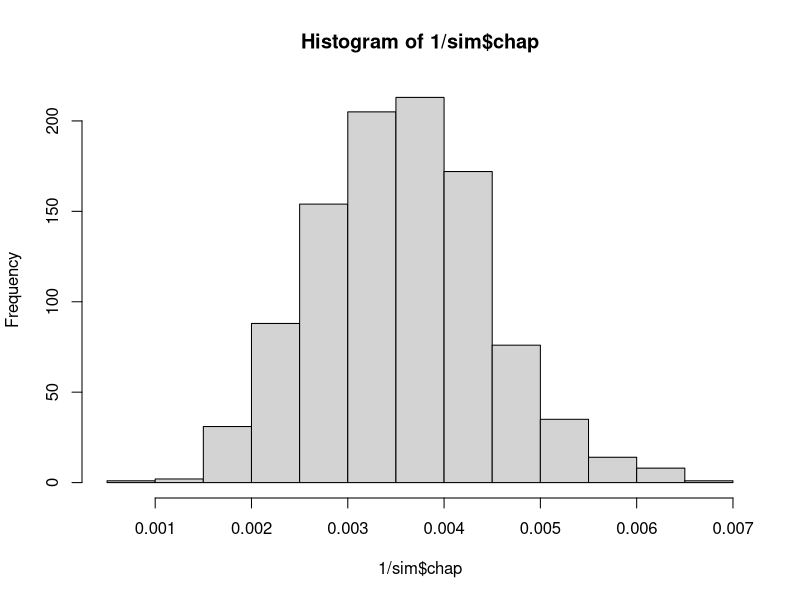
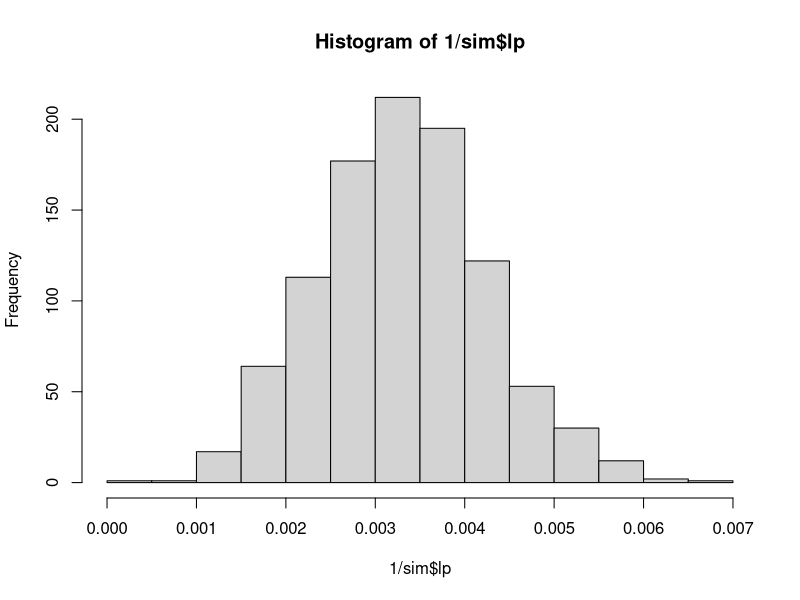

These figures' R source, in order:
# Mark Recapture Simulation 
# To look at the consequences of different types of bias during one or both capture events
# and coverage probability of different types of confidence intervals

library(tidyverse)


#==== Stage-1: Create fish population and mark them 

mark_fish <- function(N, bias = "random", bias_amt = c(.5,.2)){
  
  # if bias criteria is met, the fish is tagged with probability bias[1], else prob is bias[2]
  # N is size of the entire fish population
  # Lengths are skewed
  
  # initialize population: locations and lengths

  x <- runif(n=N, min = 0, max = 1)
  y <- runif(n=N, min = 0, max = 1)
  lengths <- rgamma(n = N, shape = 5, scale = 50)
  
  
  # each row in fish_pop is a fish in the lake

  fish_pop <- data.frame(lengths, x, y)
  
  
  
  # potentially biased tagging stage
  # a tagged column will determine whether it was caught during initial tagging event
  
  # if all fish have equal probability of being captured
  if (bias == "random"){
  
    # size is the number of trials, so below is N iid bernoulli outcomes
    fish_pop$M <- rbinom(n = N, size = 1, p = bias_amt[2])
  
    
  # if which half of the lake the fish is in changes capture prob
  } else if (bias == "geo_bias") {
    
    num_true <- sum(fish_pop$y >= .5)
    num_false <- N-num_true
    
    fish_pop$M <- ifelse(test = fish_pop$y >= .5,
                              yes = rbinom(n = num_true, size = 1,p = bias_amt[1]),
                              no = rbinom(n = num_false, size = 1, p = bias_amt[2]))
    
  # if size influences capture prob
  } else if (bias == "size_bias"){
    
    num_true <- sum(fish_pop$length >= 375)
    num_false <- N-num_true
    
    fish_pop$M <- ifelse(test = fish_pop$length >= 375,
                              yes = rbinom(n = num_true, size = 1, p = bias_amt[1]),
                              no = rbinom(n = num_false ,size = 1, p = bias_amt[2]))
  }
  
  return(fish_pop)
  
  }



# ==== Stage 2: Recapture event 

recap_fish <- function(marked_pop, bias = "random", bias_amt = c(.5,.2)){
  
  N <- length(marked_pop$y)
  
  if (bias == "random"){
    
    marked_pop$C <- rbinom(n = N, size = 1, bias_amt[2])
    
    
  } else if (bias == "geo_bias") {
    
    # ============= make a function to wrap these three lines ===============
    num_true <- sum(marked_pop$y >= .5)
    num_false <- N-num_true
    
    marked_pop$C <- ifelse(test = marked_pop$y >= .5,
                               yes = rbinom(n = num_true, size = 1, p = bias_amt[1]),
                               no = rbinom(n = num_false, size = 1, p = bias_amt[2]))
    
    
  } else if (bias == "size_bias"){
    
    num_true <- sum(marked_pop$length >= 375)
    num_false <- N-num_true
    
    marked_pop$C <- ifelse(test = marked_pop$length >= 375,
                               yes = rbinom(n = num_true, size = 1, bias_amt[1]),
                               no = rbinom(n = num_false, size = 1, bias_amt[2]))
    
  }
  
  marked_pop$R <- ((marked_pop$M == 1) & (marked_pop$C == 1))
  return(marked_pop)
}
    
     
     

     
     
# left off: fringe cases for phat and m on pg 63 of seber
# employ different techniques depending on scenario and compare
    
run_sim <- function(num_sims = 1000,
                    pop_size_per_sim = 1000,
                    event1bias = "random",
                    event2bias = "random",
                    bias_amt1 = c(.5,.2),
                    bias_amt2 = c(.5,.2)){
  
  
  estimates <- data.frame(pop = rep(pop_size_per_sim, times = num_sims))
  i <- 1
  
  while (i <= num_sims){
    
  
    out <- mark_fish(pop_size_per_sim, bias = event1bias, bias_amt = bias_amt1) %>% recap_fish(bias = event2bias, bias_amt = bias_amt2)
    
    
    M <- sum(out$M)
    C <- sum(out$C)
    R <- sum(out$R)
    
    
    
    estimates$M[i] <- M
    estimates$C[i] <- C
    estimates$R[i] <- R
   
    lp <- (M*C)/R
    chap <- (M + 1)*(C + 1)/(R + 1)
    
    estimates$lp[i] <- lp
    estimates$chap[i] <- chap
     
    # varianceS rom Ricker 1975 pg 78

    estimates$var_lp[i] <- M^2*C*(C-R)/R^3
    estimates$inv_lp[i] <- 1/estimates$lp[i]
    estimates$var_inv_lp[i] <- (R*(C-R))/(M^2*C^3)
    
    estimates$z_lower[i] <- estimates$lp[i] - 1.96*sqrt(estimates$var_lp[i])
    estimates$z_upper[i] <- estimates$lp[i] + 1.96*sqrt(estimates$var_lp[i])
    
    estimates$inv_z_lower[i] <- 1/(estimates$inv_lp[i] + 1.96*sqrt(estimates$var_inv_lp[i]))
    estimates$inv_z_upper[i] <- 1/(estimates$inv_lp[i] - 1.96*sqrt(estimates$var_inv_lp[i]))
    
    # source for pois interval http://ms.mcmaster.ca/peter/s743/poissonalpha.html
    # Find interval for R, then use it in lp estimate for N
    estimates$pois_lower[i] <- (estimates$C[i]*estimates$M[i])/(qchisq(0.975, 2*estimates$R[i])/2)
    estimates$pois_upper[i] <- (estimates$C[i]*estimates$M[i])/(qchisq(0.025, 2*estimates$R[i])/2)
    
    
    i <- i+1
  }
  
  return(as_tibble(estimates))
}


sim <- run_sim(num_sims = 1000, pop_size_per_sim = 300, bias_amt1 = c(0,.15), bias_amt2 = c(0,.2))    

sim <- sim %>% mutate(z_yes = (pop <= z_upper & pop >= z_lower),
                      inv_z_yes = (pop <= inv_z_upper & pop >= inv_z_lower),
                      pois_yes = (pop >= pois_lower & pop <= pois_upper) )


sum(sim$z_yes/length(sim$z_yes))
sum(sim$inv_z_yes/length(sim$inv_z_yes))
sum(sim$pois_yes/length(sim$pois_yes))

mean(sim$R)
sim

hist(1/sim$chap)
hist(1/sim$lp)
